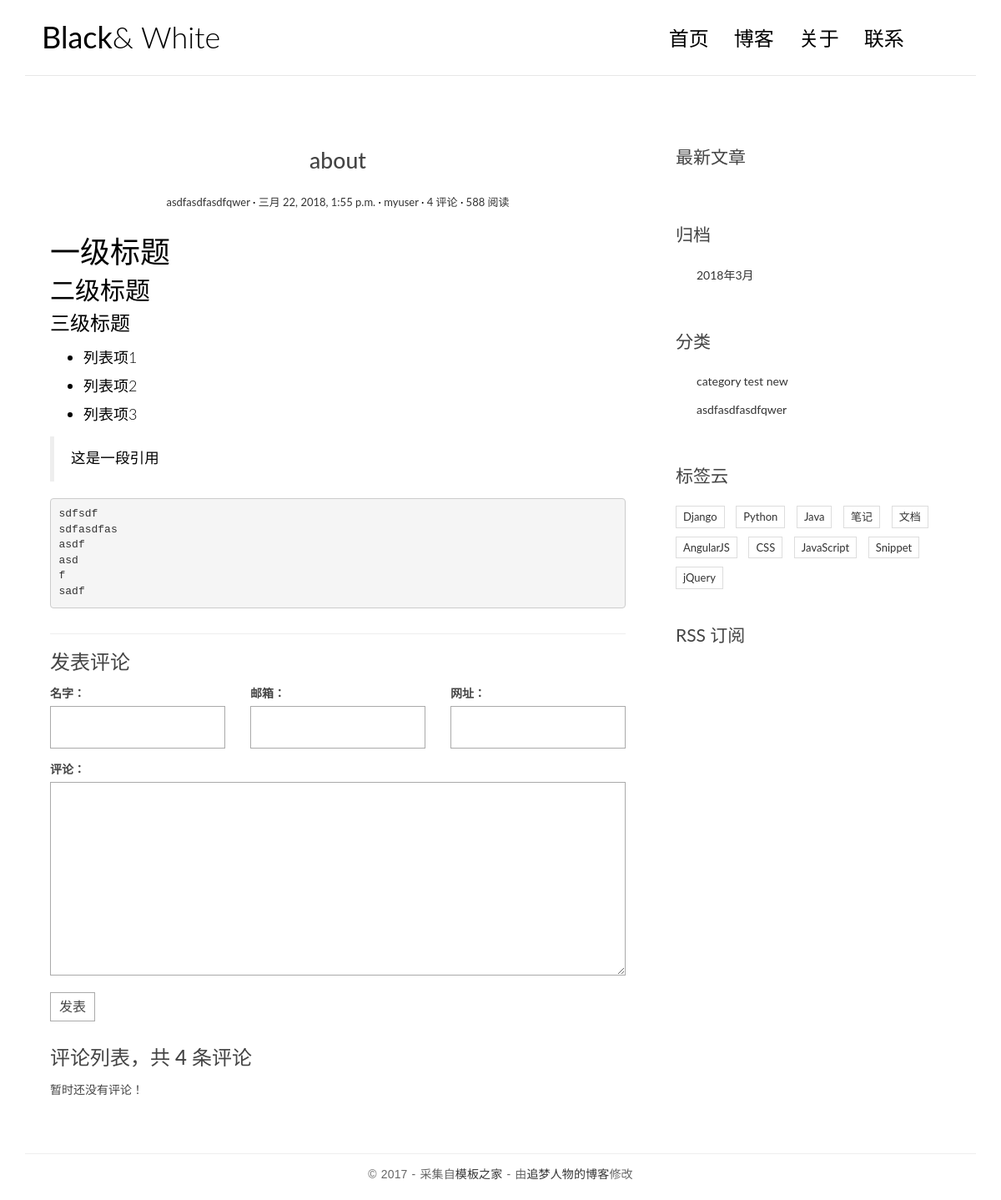
Screenshot of /post/3/ with the database file from the repository.
### blog/models.py (models this page shows, shortened)
class Post(models.Model):
    title=models.CharField(max_length=70)
    body=models.TextField()
    created_time=models.DateTimeField()
    modified_time=models.DateTimeField()
    excerpt=models.CharField(max_length=200,blank=True)
    category=models.ForeignKey(Category)
    tags=models.ManyToManyField(Tag,blank=True)
    author=models.ForeignKey(User)
    def get_absolute_url(self):
        return reverse('blog:detail',kwargs={'pk':self.pk})
    class Meta:
        ordering=['-created_time']

class Category(models.Model):
    name=models.CharField(max_length=100)

### blog/views.py (the view)
# urls.py: url(r'^post/(?P<pk>[0-9]+)/$',views.detail,name='detail'),
def detail(request,pk):
    post=get_object_or_404(Post,pk=pk)
    post.body=markdown.markdown(post.body,
                                extensions=[
                                   'markdown.extensions.extra',
                                   'markdown.extensions.codehilite',
                                   'markdown.extensions.toc',
                                ])
    form=CommentForm()
    comment_list=post.comment_set.all()
    context={'post':post,
             'form':form,
             'comment_list':comment_list
             }
    return render(request,'blog/detail.html',context=context)

### comments/forms.py
class CommentForm(forms.ModelForm):
    class Meta :
        model =Comment
        fields=['name','email','url','text']

### blog/templatetags/blog_tags.py (called while the page is built)
@register.simple_tag
def get_recent_posts(num=5):
    return Post.objects.all().order_by('-created_time')[:num]

@register.simple_tag
def archives():
    return Post.objects.dates('created_time','month',order='DESC')

@register.simple_tag
def get_categories():
    return Category.objects.all()

### templates/blog/detail.html (shortened to what this page needs)
{% extends 'base.html' %}
{%  block main %}
<article class="post post-{{ post.pk}}}">
                    <header class="entry-header">
                        <h1 class="entry-title">{{ post.title }}</h1>
                        <div class="entry-meta">
                            <span class="post-category"><a href="#">{{ post.category.name }}</a></span>
                            <span class="post-date"><a href="#"><time class="entry-date"
                                                                      datetime="{{ post.created_time }}">{{ post.created_time }}</time></a></span>
                            <span class="post-author"><a href="#">{{ post.author }}</a></span>
                            <span class="comments-link"><a href="#">4 评论</a></span>
                            <span class="views-count"><a href="#">588 阅读</a></span>
                        </div>
                    </header>
                    <div class="entry-content clearfix">
                        {{ post.body|safe }}
                    </div>
                </article>
                <section class="comment-area" id="comment-area">
                    <hr>
                    <h3>发表评论</h3>
                    <form action="{% url 'comments:post_comment' post.pk %}" method="post" class="comment-form">
                        <div class="row">
                            <div class="col-md-4">
                                <label for="{{ form.name.id_for_label }} ">名字：</label>
                                {{ form.name }}
                            </div>
                            <div class="col-md-4">
                                <label for="{{ form.email.id_for_label }}">邮箱：</label>
                                {{ form.email }}
                            </div>
                            <div class="col-md-4">
                                <label for="{{ form.url.for_id_label }}">网址：</label>
                                {{ form.url }}
                            </div>
                            <div class="col-md-12">
                                <label for="{{ form.text.id_for_label }}">评论：</label>
                                {{ form.text }}
                                <button type="submit" class="comment-btn">发表</button>
                            </div>
                        </div>
                    </form>
                    <div class="comment-list-panel">
                        <h3>评论列表，共 <span>4</span> 条评论</h3>
                        <ul class="comment-list list-unstyled">
                           {% for comment in comment_list %}
                            <li class="'comment-item">
                                <span class="nickname">{{ comment.name }}</span>
                                <time class="submit-date">{{ comment.created_time }}</time>
                                <div class="text">{{ comment.text }}</div>
                            </li>
                            {% empty %}
                            暂时还没有评论！
                            {% endfor %}
                        </ul>
                    </div>
                </section>
{% endblock main %}
{% load staticfiles %}

### templates/base.html (shortened to what this page needs)
{% load staticfiles %}
{% load blog_tags %}
<!DOCTYPE html>
<html>
<head>
    <link rel="stylesheet" href="http://code.ionicframework.com/ionicons/2.0.1/css/ionicons.min.css">
    <link rel="stylesheet" href="{% static 'blog/css/bootstrap.min.css' %}">
    <link rel="stylesheet" href="{% static 'blog/css/pace.css' %}">
    <link rel="stylesheet" href="{% static 'blog/css/custom.css' %}">
    <link rel="stylesheet" href="{% static 'blog/css/highlights/github.css' %}">
</head>
<body>
<div class="container">
    <header id="site-header">
        <div class="row">
            <div class="col-md-4 col-sm-5 col-xs-8">
                <div class="logo">
                    <h1><a href="{% url 'blog:index' %}"><b>Black</b>&amp; White</a></h1>
                </div>
            </div>
            <div class="col-md-8 col-sm-7 col-xs-4">
                <nav class="main-nav" role="navigation">
                    <div class="collapse navbar-collapse" id="bs-example-navbar-collapse-1">
                        <ul class="nav navbar-nav navbar-right">
                            <li class="cl-effect-11"><a href="{% url 'blog:index' %}">首页</a></li>
                            <li class="cl-effect-11"><a href="full-width.html" >博客</a></li>
                            <li class="cl-effect-11"><a href="about.html" >关于</a></li>
                            <li class="cl-effect-11"><a href="contact.html" >联系</a></li>
                        </ul>
                    </div>
                </nav>
            </div>
        </div>
    </header>
</div>
<div class="content-body">
    <div class="container">
        <div class="row">
            <main class="col-md-8">
                {% block main %}
                {% endblock main %}
            </main>
            <aside class="col-md-4">
                <div class="widget widget-recent-posts">
                    <h3 class="widget-title">最新文章</h3>
                    {% get_recent_posts as recent_post_list %}
                </div>
                <div class="widget widget-archives">
                    <h3 class="widget-title">归档</h3>
                    {%  archives as date_list %}
                    <ul>
                        {% for date in date_list %}
                        <li>
                            <a href="{% url 'blog:archives' date.year date.month %}">{{ date.year }}年{{ date.month }}月</a>
                        </li>
                        {% empty %}
                        暂时没有归档
                        {% endfor %}
                    </ul>
                </div>
                <div class="widget widget-category">
                    <h3 class="widget-title">分类</h3>
                    {% get_categories as category_list %}
                    <ul>
                        {% for category in category_list %}
                        <li>
                            <a href="{% url 'blog:category' category.pk %}">{{ category.name }} </a>
                        </li>
                        {% empty%}
                        暂时没有分类
                        {% endfor %}
                    </ul>
                </div>
                <div class="widget widget-tag-cloud">
                    <h3 class="widget-title">标签云</h3>
                    <ul>
                        <li>
                            <a href="#">Django</a>
                        </li>
                        <li>
                            <a href="#">Python</a>
                        </li>
                        <li>
                            <a href="#">Java</a>
                        </li>
                        <li>
                            <a href="#">笔记</a>
                        </li>
                        <li>
                            <a href="#">文档</a>
                        </li>
                        <li>
                            <a href="#">AngularJS</a>
                        </li>
                        <li>
                            <a href="#">CSS</a>
                        </li>
                        <li>
                            <a href="#">JavaScript</a>
                        </li>
                        <li>
                            <a href="#">Snippet</a>
                        </li>
                        <li>
                            <a href="#">jQuery</a>
                        </li>
                    </ul>
                </div>
                <div class="rss">
                    <a href=""> RSS 订阅</a>
                </div>
            </aside>
        </div>
    </div>
</div>
<footer id="site-footer">
    <div class="container">
        <div class="row">
            <div class="col-md-12">
                <p class="copyright">&copy 2017 - 采集自<a href="http://www.cssmoban.com/"
                                                        target="_blank" title="模板之家">模板之家</a>
                    - 由<a href="http://zmrenwu.com/" title="网页模板" target="_blank">追梦人物的博客</a>修改
                </p>
            </div>
        </div>
    </div>
</footer>
</body>
</html>

### blog/static/blog/css/custom.css (style rules this page uses)
* { outline: none; }
h1, h2, h3, h4, h5, h6 { margin-top: 0; }
b { font-weight: 400; }
a { color: #333; }
body { color: #444; font-family: 'Lato', sans-serif; }
p { font-family: 'Ubuntu', sans-serif; font-weight: 400; word-spacing: 1px; letter-spacing: 0.01em; }
#site-header { background-color: #FFF; padding: 25px 20px; margin-bottom: 40px; border-bottom: 1px solid #e7e7e7; }
.logo h1 a { color: #000; }
.logo h1 { margin: 0; font-family: 'Lato', sans-serif; font-weight: 300; }
.main-nav { margin-top: 11px; max-width: 95%; }
.main-nav a { color: #000000 !important; padding: 0 0 5px 0 !important; margin-right: 30px; font-family: 'Lato', sans-serif; font-weight: 300; font-size: 24px; }
.cl-effect-11 a { padding: 10px 0; color: #0972b4; text-shadow: none; }
.cl-effect-11 a::before { position: absolute; top: 0; left: 0; overflow: hidden; padding: 0 0 5px 0 !important; max-width: 0; border-bottom: 1px solid #000; color: #000; content: attr(data-hover); white-space: nowrap; -webkit-transition: max-width 0.5s; -moz-transition: max-width 0.5s; transition: max-width 0.5s; }
.content-body { padding-bottom: 4em; }
.post { background: #fff; padding: 30px 30px 0; }
.entry-title { text-align: center; font-size: 1.9em; margin-bottom: 20px; line-height: 1.6; padding: 10px 20px 0; }
.entry-meta { text-align: center; color: #DDDDDD; font-size: 13px; margin-bottom: 30px; }
.entry-content { font-size: 18px; line-height: 1.9; font-weight: 300; color: #000; }
.post-category::after, .post-date::after, .post-author::after, .comments-link::after { content: ' ·'; color: #000; }
.widget { background: #fff; padding: 30px 0 0; }
.widget-title { font-size: 1.5em; margin-bottom: 20px; line-height: 1.6; padding: 10px 0 0; font-weight: 400; }
.widget-archives ul { padding: 0; margin: 0; padding-left: 25px; }
.widget-archives ul li { list-style-type: none; position: relative; line-height: 170%; margin-bottom: 10px; }
.widget-archives ul li::before { content: '\f3f3'; font-family: "Ionicons"; position: absolute; left: -25px; top: 1px; font-size: 16px; color: #000; }
.widget-category ul { padding: 0; margin: 0; padding-left: 25px; }
.widget-category ul li { list-style-type: none; position: relative; line-height: 170%; margin-bottom: 10px; }
.widget-category ul li::before { content: '\f3fe'; font-family: "Ionicons"; position: absolute; left: -25px; top: 1px; font-size: 18px; color: #000; }
.widget-tag-cloud ul { padding: 0; margin: 0; margin-right: -10px; }
.widget-tag-cloud ul li { list-style-type: none; font-size: 13px; display: inline-block; margin-right: 10px; margin-bottom: 10px; padding: 3px 8px; border: 1px solid #ddd; }
.rss { font-size: 21px; margin-top: 30px; }
.rss a { color: #444; }
#site-footer { padding-top: 10px; padding: 0 0 1.5em 0; }
.copyright { text-align: center; padding-top: 1em; margin: 0; border-top: 1px solid #eee; color: #666; }
.contact-form input, .comment-form input { border: 1px solid #aaa; margin-bottom: 15px; width: 100%; padding: 15px 15px; font-size: 16px; line-height: 100%; transition: 0.4s border-color linear; }
.contact-form textarea, .comment-form textarea { border: 1px solid #aaa; margin-bottom: 15px; width: 100%; padding: 15px 15px; font-size: 16px; line-height: 20px !important; min-height: 183px; transition: 0.4s border-color linear; }
.comment-area { padding: 0 30px 0; }
.comment-form { margin-top: 15px; }
.comment-form .comment-btn { background-color: #fff; border: 1px solid #aaa; font-size: 16px; padding: 5px 10px; }
.comment-list-panel { margin-top: 30px; }
.comment-list { margin-top: 15px; }

### rows the page displays
Post: title "about", category.name "asdfasdfasdfqwer", created_time "三月 22, 2018, 1:55 p.m.", author "myuser", body "一级标题 二级标题 三级标题 列表项1 列表项2 列表项3 这是一段引用 sdfsdf sdfasdfas asdf asd f sadf"
Category: name "category test new"
Category: name "asdfasdfasdfqwer"

### other values shown
{{ date.year }} "2018"
{{ date.month }} "3"
